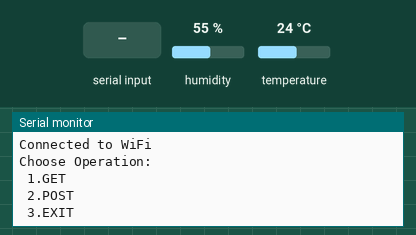
A sketch run on a simulated ESP32. On the bench: the last lines printed to the serial monitor. The test bench sets the inputs (shaded band); at power-on: humidity 55 %, temperature 24 °C. WiFi joins after 1.5 s; servers stay silent unless stated; uploads are accepted with an empty reply.

Above: at 3.2 s.
3.3 s: "1\n" received over Serial
At 3.46 s:
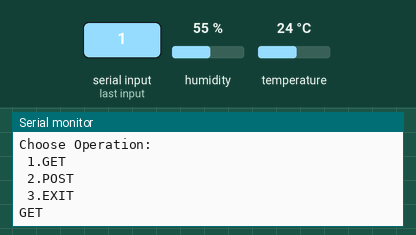
5.0 s: "2\n" received over Serial
At 5.17 s:
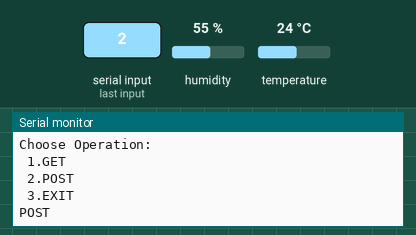
6.7 s: "3\n" received over Serial
At 7.8 s:
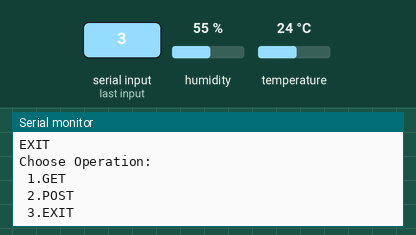

Measured:
- after the input at 3.3 s, the serial monitor: prints a new line at once (image 1)
- after the input at 5.0 s, the serial monitor: prints a new line at once (image 2)
- after the input at 6.7 s, the serial monitor: prints a new line at once (image 3)

The sketch:

send_fastapi.ino
```cpp
#include <WiFi.h>
#include <DHT.h>
#include <HTTPClient.h>
#include <ArduinoJson.h>  // Include the ArduinoJson library


const char* ssid = "pass : FFH";                                 // Replace with your Wi-Fi SSID
const char* password = "11111111";                               // Replace with your Wi-Fi password
const char* serverName = "http://192.168.43.176:8080";  // Replace with your FastAPI server IP and endpoint

#define DHTPIN 4       // DHT11 connected to GPIO 4
#define DHTTYPE DHT11  // Define the type of DHT sensor
DHT dht(DHTPIN, DHTTYPE);
bool promptShown = false;

void setup() {
  Serial.begin(115200);
  WiFi.begin(ssid, password);
  while (WiFi.status() != WL_CONNECTED) {
    delay(1000);
    Serial.println("Connecting to WiFi...");
  }
  Serial.println("Connected to WiFi");
   dht.begin();
}

void loop() {
  if (!promptShown) {
    Serial.println("\n\n\nChoose Operation:\n 1.GET\n 2.POST\n 3.EXIT\n");
    promptShown = true;
  }

  if (Serial.available() > 0) {
    String incomingString = Serial.readStringUntil('\n');
    incomingString.trim();

    if (incomingString == "1") {
      Serial.println("GET");
      get();
    } else if (incomingString == "2") {
      Serial.println("POST");
      // Call the POST function with the data from the GET request (if available)
      postDHT11Data();
    } else if (incomingString == "3") {
      Serial.println("EXIT");
    } else {
      Serial.println("Invalid Input");
    }

    promptShown = false;
  }
}

void get() {
  if (WiFi.status() == WL_CONNECTED) {
    String getServer = String(serverName) + "/dht11/latest";
    HTTPClient http;
    http.begin(getServer);
    int httpResponseCode = http.GET();

    if (httpResponseCode > 0) {
      String response = http.getString();
      Serial.println("HTTP Response code: " + String(httpResponseCode));
      Serial.println("Response from server: " + response);

      // Parse the JSON response
      StaticJsonDocument<512> doc;
      DeserializationError error = deserializeJson(doc, response);
      if (error) {
        Serial.print("Failed to parse JSON: ");
        Serial.println(error.c_str());
        return;
      }

      // Print the JSON object
      serializeJsonPretty(doc, Serial);
      Serial.println();

    } else {
      Serial.println("Error on sending GET: " + String(httpResponseCode));
    }
    http.end();
  } else {
    Serial.println("WiFi Disconnected");
  }
}

void postDHT11Data() {
  float temperature = dht.readTemperature();
  float humidity = dht.readHumidity();

  if (isnan(temperature) || isnan(humidity)) {
    Serial.println("Failed to read from DHT sensor!");
    temperature = 0.0;
    humidity = 0.0;

  }

  StaticJsonDocument<200> jsonDoc;
  jsonDoc["temperature"] = temperature;
  jsonDoc["humidity"] = humidity;

  String jsonData;
  serializeJson(jsonDoc, jsonData);

  post(jsonData);  // Send the JSON data
}

void post(String jsonData) {
  if (WiFi.status() == WL_CONNECTED) {
    HTTPClient http;

    String postServer = String(serverName) + "/dht11";  // Append /post to serverName
    http.begin(postServer);
    http.addHeader("Content-Type", "application/json");

    int httpResponseCode = http.POST(jsonData);

    if (httpResponseCode > 0) {
      String response = http.getString();
      Serial.println("HTTP Response code: " + String(httpResponseCode));
      Serial.println("Response from server: " + response);
    } else {
      Serial.println("Error on sending POST: " + String(httpResponseCode));
    }
    http.end();
  } else {
    Serial.println("WiFi Disconnected");
  }
}
```
